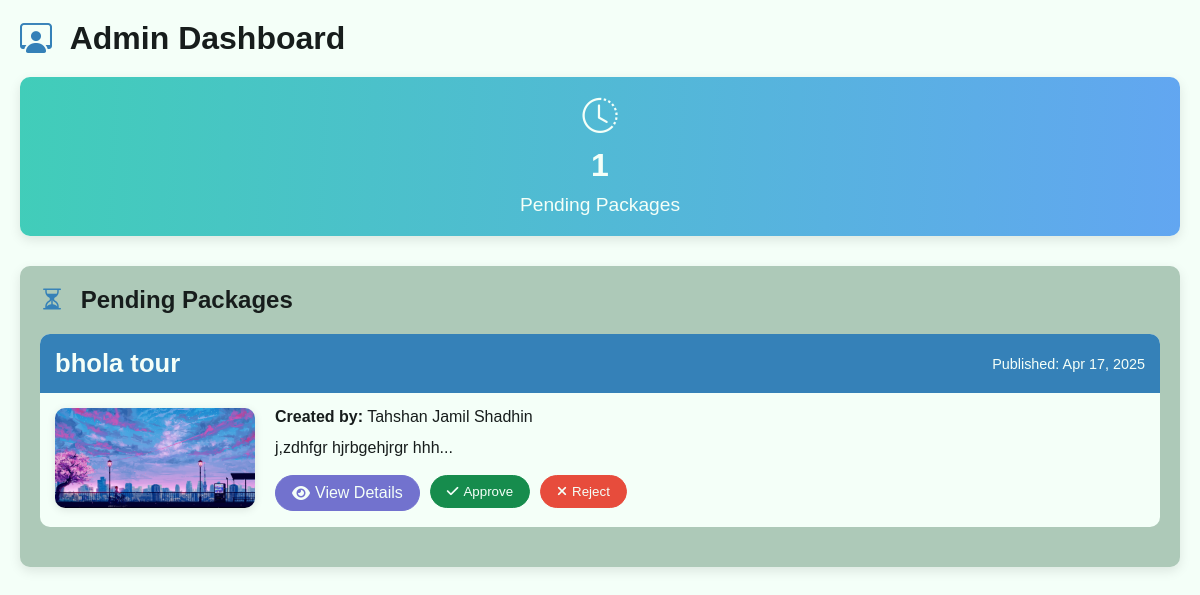
The page /Shadhin-experiment/admin.php on the database its author committed.
### tables this page shows
CREATE TABLE `packages` (
  `package_id` int(11) NOT NULL,
  `package_name` varchar(255) NOT NULL,
  `publish_time` timestamp NOT NULL DEFAULT current_timestamp(),
  `build_by` int(11) NOT NULL,
  `status` varchar(255) NOT NULL DEFAULT 'pending',
  `details` varchar(2000) NOT NULL,
  `image` varchar(255) NOT NULL DEFAULT 'unknown.jpg',
  `rejection_feedback` varchar(1000) NOT NULL
);

CREATE TABLE `user` (
  `id` int(11) NOT NULL,
  `name` varchar(255) NOT NULL,
  `email` varchar(255) NOT NULL,
  `password` varchar(255) NOT NULL,
  `dob` date NOT NULL,
  `country` varchar(100) NOT NULL
);

### Shadhin-experiment/DesignPatterns/approvalState.php (called while the page is built, shortened)
<?php
class PendingState implements PackageState {
    public function getPendingCount() {
        $db = Database::getInstance();
        $conn = $db->getConnection();
        $stmt = $conn->prepare("SELECT COUNT(*) FROM packages WHERE status = 'pending'");
        $stmt->execute();
        return $stmt->fetchColumn();
    }
}

### Shadhin-experiment/admin.php (the view, shortened to what this page needs)
<?php
include_once('DesignPatterns\approvalState.php');
$db = Database::getInstance();
$conn = $db->getConnection();
$stmt = $conn->prepare("
    SELECT p.package_id, p.package_name, p.publish_time, u.name as creator_name, p.details, p.image
    FROM packages p
    JOIN user u ON p.build_by = u.id
    WHERE p.status = 'pending'
    ORDER BY p.publish_time DESC
");
$stmt->execute();
$pendingPackages = $stmt->fetchAll(PDO::FETCH_ASSOC);
$pendingState = new PendingState();
$pendingCount = $pendingState->getPendingCount();
?>
<!DOCTYPE html>
<html lang="en">
<head>
    <link rel="stylesheet" href="https://cdn.jsdelivr.net/npm/bootstrap-icons@1.10.5/font/bootstrap-icons.css">
    <link rel="stylesheet" href="https://cdnjs.cloudflare.com/ajax/libs/font-awesome/6.4.0/css/all.min.css">
    <link rel="stylesheet" type="text/css" href="admin.css?v=<?php echo time(); ?>">
</head>
<body>
    <div class="admin-container">
        <h1><i class="bi bi-person-workspace"></i> Admin Dashboard</h1>
        <div class="admin-stats">
            <div class="stat-card">
                <i class="bi bi-clock-history"></i>
                <h3><?php echo $pendingCount; ?></h3>
                <p>Pending Packages</p>
            </div>
        </div>
        <div class="packages-container">
            <h2><i class="bi bi-hourglass-split"></i> Pending Packages</h2>
            <?php if (count($pendingPackages) > 0): ?>
                <?php foreach ($pendingPackages as $package): ?>
                    <div class="package-card">
                        <div class="package-header">
                            <h3><?php echo htmlspecialchars($package['package_name']); ?></h3>
                            <span class="package-date">Published: <?php echo date('M d, Y', strtotime($package['publish_time'])); ?></span>
                        </div>
                        <div class="package-content">
                            <div class="package-image">
                                <img src="DesignPatterns/uploaded_img/<?php echo $package['image']; ?>" alt="Package Image">
                            </div>
                            <div class="package-info">
                                <p><strong>Created by:</strong> <?php echo htmlspecialchars($package['creator_name']); ?></p>
                                <p class="package-description"><?php echo substr(htmlspecialchars($package['details']), 0, 200) . '...'; ?></p>
                                <div class="package-actions">
                                    <a href="package.php?id=<?php echo $package['package_id']; ?>" class="btn-view" target="_blank">
                                        <i class="fas fa-eye"></i> View Details
                                    </a>
                                    <form method="POST" class="inline-form">
                                        <button type="submit" class="btn-approve"><i class="fas fa-check"></i> Approve</button>
                                    </form>
                                    <form method="POST" class="inline-form">
                                        <button type="submit" class="btn-reject"><i class="fas fa-times"></i> Reject</button>
                                    </form>
                                </div>
                            </div>
                        </div>
                    </div>
                <?php endforeach; ?>
            <?php endif; ?>
        </div>
    </div>
</body>
</html>

### Shadhin-experiment/admin.css (style rules this page uses)
:root { --blue: #3581b8; --green: #168C4D; --white: #f4fff8; --black: #171d1c; --primary: #7272CE; --secondary: #ADC9B8; }
* { margin: 0; padding: 0; box-sizing: border-box; font-family: sans-serif; }
body { background-color: var(--white); color: var(--black); }
.admin-container { max-width: 1200px; margin: 0 auto; padding: 20px; }
h1, h2 { color: var(--black); margin-bottom: 20px; }
h1 i, h2 i { margin-right: 10px; color: var(--blue); }
.admin-stats { display: flex; gap: 20px; margin-bottom: 30px; }
.stat-card { background: linear-gradient(273deg, rgba(98,166,241,1) 0%, rgba(65,205,185,1) 100%); border-radius: 10px; padding: 20px; flex: 1; box-shadow: 0 4px 12px rgba(0,0,0,0.1); text-align: center; color: var(--white); }
.stat-card i { font-size: 2.2rem; margin-bottom: 10px; }
.stat-card h3 { font-size: 2rem; margin: 10px 0; }
.stat-card p { font-size: 1.2rem; margin: 0; }
.packages-container { background-color: var(--secondary); border-radius: 10px; box-shadow: 0 4px 12px rgba(0,0,0,0.1); padding: 20px; }
.package-card { background-color: var(--white); border-radius: 10px; margin-bottom: 20px; overflow: hidden; transition: transform 0.3s ease; }
.package-header { background-color: var(--blue); padding: 15px; display: flex; justify-content: space-between; align-items: center; }
.package-header h3 { margin: 0; color: var(--white); font-size: 1.6rem; }
.package-date { color: var(--white); font-size: 0.9rem; }
.package-content { padding: 15px; display: grid; grid-template-columns: 200px 1fr; gap: 20px; }
.package-image img { width: 100%; height: auto; border-radius: 10px; box-shadow: 0 2px 8px rgba(0,0,0,0.1); }
.package-info p { margin-bottom: 10px; }
.package-description { color: var(--black); line-height: 1.5; margin-bottom: 20px; }
.package-actions { display: flex; gap: 10px; margin-top: 15px; }
.btn-view, .btn-approve, .btn-reject { padding: 8px 16px; border-radius: 40px; cursor: pointer; font-weight: 500; display: inline-flex; align-items: center; text-decoration: none; transition: all 0.3s ease; }
.btn-view { background-color: var(--primary); color: var(--white); border: 1px solid var(--primary); }
.btn-approve { background-color: var(--green); color: var(--white); border: 1px solid var(--green); }
.btn-reject { background-color: #e74c3c; color: var(--white); border: 1px solid #e74c3c; }
.btn-view i, .btn-approve i, .btn-reject i { margin-right: 5px; }
.inline-form { display: inline; }

### rows shown on the page
packages: package_name "bhola tour", publish_time "Apr 17, 2025", image (picture), user.name "Tahshan Jamil Shadhin", details "j,zdhfgr hjrbgehjrgr hhh"

### other values the page prints
$pendingCount "1"
